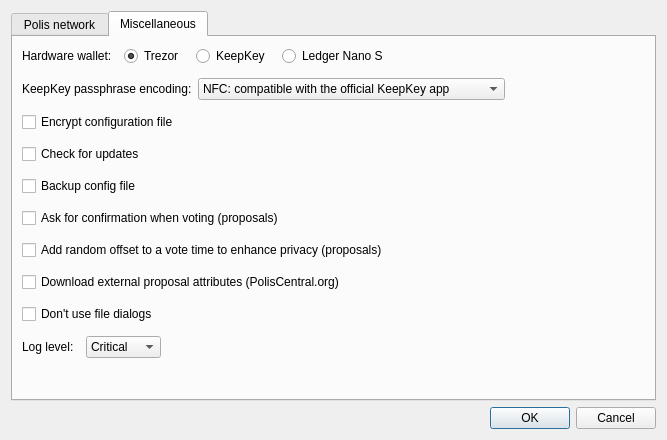
<?xml version="1.0" encoding="UTF-8"?>
<ui version="4.0">
 <class>ConfigDlg</class>
 <widget class="QDialog" name="ConfigDlg">
  <property name="windowModality">
   <enum>Qt::NonModal</enum>
  </property>
  <property name="geometry">
   <rect>
    <x>0</x>
    <y>0</y>
    <width>667</width>
    <height>440</height>
   </rect>
  </property>
  <property name="windowTitle">
   <string>Dialog</string>
  </property>
  <property name="modal">
   <bool>false</bool>
  </property>
  <layout class="QVBoxLayout" name="verticalLayout">
   <property name="spacing">
    <number>6</number>
   </property>
   <property name="sizeConstraint">
    <enum>QLayout::SetDefaultConstraint</enum>
   </property>
   <item>
    <widget class="QTabWidget" name="tabWidget">
     <property name="tabShape">
      <enum>QTabWidget::Rounded</enum>
     </property>
     <property name="currentIndex">
      <number>1</number>
     </property>
     <widget class="QWidget" name="tabPolisd">
      <attribute name="title">
       <string>Polis network</string>
      </attribute>
      <layout class="QVBoxLayout" name="verticalLayout_3">
       <property name="spacing">
        <number>3</number>
       </property>
       <property name="leftMargin">
        <number>3</number>
       </property>
       <property name="topMargin">
        <number>3</number>
       </property>
       <property name="rightMargin">
        <number>3</number>
       </property>
       <property name="bottomMargin">
        <number>3</number>
       </property>
       <item>
        <layout class="QHBoxLayout" name="horizontalLayout_3">
         <item>
          <widget class="QLabel" name="label_2">
           <property name="text">
            <string>Polis network:</string>
           </property>
          </widget>
         </item>
         <item>
          <widget class="QComboBox" name="cboPolisNetwork">
           <item>
            <property name="text">
             <string>MAINNET</string>
            </property>
           </item>
           <item>
            <property name="text">
             <string>TESTNET</string>
            </property>
           </item>
          </widget>
         </item>
         <item>
          <spacer name="horizontalSpacer_5">
           <property name="orientation">
            <enum>Qt::Horizontal</enum>
           </property>
           <property name="sizeHint" stdset="0">
            <size>
             <width>40</width>
             <height>20</height>
            </size>
           </property>
          </spacer>
         </item>
        </layout>
       </item>
       <item>
        <widget class="QFrame" name="frame_2">
         <property name="frameShape">
          <enum>QFrame::StyledPanel</enum>
         </property>
         <property name="frameShadow">
          <enum>QFrame::Raised</enum>
         </property>
         <layout class="QVBoxLayout" name="verticalLayout_6">
          <item>
           <widget class="QSplitter" name="splitter">
            <property name="orientation">
             <enum>Qt::Horizontal</enum>
            </property>
            <property name="opaqueResize">
             <bool>true</bool>
            </property>
            <property name="childrenCollapsible">
             <bool>true</bool>
            </property>
            <widget class="QWidget" name="layoutWidget">
             <layout class="QVBoxLayout" name="layoutConnList" stretch="0,0,0">
              <property name="spacing">
               <number>2</number>
              </property>
              <item>
               <widget class="QFrame" name="frame">
                <property name="frameShape">
                 <enum>QFrame::NoFrame</enum>
                </property>
                <property name="frameShadow">
                 <enum>QFrame::Raised</enum>
                </property>
                <layout class="QHBoxLayout" name="horizontalLayout">
                 <property name="spacing">
                  <number>1</number>
                 </property>
                 <property name="leftMargin">
                  <number>0</number>
                 </property>
                 <property name="topMargin">
                  <number>0</number>
                 </property>
                 <property name="rightMargin">
                  <number>0</number>
                 </property>
                 <property name="bottomMargin">
                  <number>2</number>
                 </property>
                 <item>
                  <widget class="QToolButton" name="btnNewConn">
                   <property name="minimumSize">
                    <size>
                     <width>26</width>
                     <height>26</height>
                    </size>
                   </property>
                   <property name="toolTip">
                    <string>Add New Connection</string>
                   </property>
                   <property name="text">
                    <string/>
                   </property>
                  </widget>
                 </item>
                 <item>
                  <widget class="QToolButton" name="btnDeleteConn">
                   <property name="minimumSize">
                    <size>
                     <width>26</width>
                     <height>26</height>
                    </size>
                   </property>
                   <property name="toolTip">
                    <string>Delete Current Connection</string>
                   </property>
                   <property name="text">
                    <string/>
                   </property>
                  </widget>
                 </item>
                 <item>
                  <widget class="QToolButton" name="btnMoveUpConn">
                   <property name="minimumSize">
                    <size>
                     <width>26</width>
                     <height>26</height>
                    </size>
                   </property>
                   <property name="toolTip">
                    <string>Move Up Current Connection</string>
                   </property>
                   <property name="text">
                    <string/>
                   </property>
                  </widget>
                 </item>
                 <item>
                  <widget class="QToolButton" name="btnMoveDownConn">
                   <property name="minimumSize">
                    <size>
                     <width>26</width>
                     <height>26</height>
                    </size>
                   </property>
                   <property name="toolTip">
                    <string>Move Down Current Connection</string>
                   </property>
                   <property name="text">
                    <string/>
                   </property>
                  </widget>
                 </item>
                 <item>
                  <widget class="QToolButton" name="btnRestoreDefault">
                   <property name="minimumSize">
                    <size>
                     <width>26</width>
                     <height>26</height>
                    </size>
                   </property>
                   <property name="toolTip">
                    <string>Restore Default Connections</string>
                   </property>
                   <property name="text">
                    <string/>
                   </property>
                  </widget>
                 </item>
                 <item>
                  <spacer name="horizontalSpacer">
                   <property name="orientation">
                    <enum>Qt::Horizontal</enum>
                   </property>
                   <property name="sizeHint" stdset="0">
                    <size>
                     <width>40</width>
                     <height>20</height>
                    </size>
                   </property>
                  </spacer>
                 </item>
                </layout>
               </widget>
              </item>
              <item>
               <widget class="QLabel" name="label">
                <property name="text">
                 <string>Connections:</string>
                </property>
               </widget>
              </item>
              <item>
               <widget class="QListWidget" name="lstConns">
                <property name="sizePolicy">
                 <sizepolicy hsizetype="Preferred" vsizetype="Expanding">
                  <horstretch>0</horstretch>
                  <verstretch>0</verstretch>
                 </sizepolicy>
                </property>
                <property name="baseSize">
                 <size>
                  <width>150</width>
                  <height>0</height>
                 </size>
                </property>
                <property name="frameShape">
                 <enum>QFrame::StyledPanel</enum>
                </property>
                <property name="selectionMode">
                 <enum>QAbstractItemView::ExtendedSelection</enum>
                </property>
               </widget>
              </item>
             </layout>
            </widget>
            <widget class="QFrame" name="detailsFrame">
             <property name="sizePolicy">
              <sizepolicy hsizetype="Expanding" vsizetype="Preferred">
               <horstretch>0</horstretch>
               <verstretch>0</verstretch>
              </sizepolicy>
             </property>
             <property name="frameShape">
              <enum>QFrame::StyledPanel</enum>
             </property>
             <property name="midLineWidth">
              <number>0</number>
             </property>
             <layout class="QVBoxLayout" name="verticalLayout_4">
              <property name="topMargin">
               <number>12</number>
              </property>
             </layout>
            </widget>
           </widget>
          </item>
          <item>
           <layout class="QVBoxLayout" name="verticalLayout_5">
            <property name="sizeConstraint">
             <enum>QLayout::SetDefaultConstraint</enum>
            </property>
            <item>
             <widget class="QCheckBox" name="chbRandomConn">
              <property name="toolTip">
               <string>Pick random connection to distribute clients' load over multiple nodes.</string>
              </property>
              <property name="text">
               <string>Pick random connection</string>
              </property>
             </widget>
            </item>
           </layout>
          </item>
         </layout>
        </widget>
       </item>
      </layout>
     </widget>
     <widget class="QWidget" name="tabMisc">
      <attribute name="title">
       <string>Miscellaneous</string>
      </attribute>
      <layout class="QVBoxLayout" name="verticalLayout_2">
       <property name="spacing">
        <number>12</number>
       </property>
       <item>
        <layout class="QHBoxLayout" name="layHardwareWallet">
         <item>
          <widget class="QLabel" name="label_3">
           <property name="text">
            <string>Hardware wallet:</string>
           </property>
           <property name="alignment">
            <set>Qt::AlignLeading|Qt::AlignLeft|Qt::AlignVCenter</set>
           </property>
           <property name="margin">
            <number>0</number>
           </property>
          </widget>
         </item>
         <item>
          <widget class="QRadioButton" name="chbHwTrezor">
           <property name="minimumSize">
            <size>
             <width>60</width>
             <height>0</height>
            </size>
           </property>
           <property name="maximumSize">
            <size>
             <width>16777215</width>
             <height>16777215</height>
            </size>
           </property>
           <property name="text">
            <string>Trezor</string>
           </property>
           <property name="checked">
            <bool>true</bool>
           </property>
          </widget>
         </item>
         <item>
          <widget class="QRadioButton" name="chbHwKeepKey">
           <property name="minimumSize">
            <size>
             <width>70</width>
             <height>0</height>
            </size>
           </property>
           <property name="maximumSize">
            <size>
             <width>16777215</width>
             <height>16777215</height>
            </size>
           </property>
           <property name="text">
            <string>KeepKey</string>
           </property>
          </widget>
         </item>
         <item>
          <widget class="QRadioButton" name="chbHwLedgerNanoS">
           <property name="text">
            <string>Ledger Nano S</string>
           </property>
          </widget>
         </item>
         <item>
          <spacer name="horizontalSpacer_2">
           <property name="orientation">
            <enum>Qt::Horizontal</enum>
           </property>
           <property name="sizeHint" stdset="0">
            <size>
             <width>40</width>
             <height>20</height>
            </size>
           </property>
          </spacer>
         </item>
        </layout>
       </item>
       <item>
        <widget class="QWidget" name="wdgKeepkeyPassEncoding" native="true">
         <layout class="QHBoxLayout" name="horizontalLayout_2">
          <property name="leftMargin">
           <number>0</number>
          </property>
          <property name="topMargin">
           <number>0</number>
          </property>
          <property name="rightMargin">
           <number>0</number>
          </property>
          <property name="bottomMargin">
           <number>0</number>
          </property>
          <item>
           <widget class="QLabel" name="lblKeepkeyPassEncoding">
            <property name="text">
             <string>KeepKey passphrase encoding:</string>
            </property>
            <property name="openExternalLinks">
             <bool>true</bool>
            </property>
           </widget>
          </item>
          <item>
           <widget class="QComboBox" name="cboKeepkeyPassEncoding">
            <property name="sizePolicy">
             <sizepolicy hsizetype="Preferred" vsizetype="Fixed">
              <horstretch>0</horstretch>
              <verstretch>0</verstretch>
             </sizepolicy>
            </property>
            <item>
             <property name="text">
              <string>NFC: compatible with the official KeepKey app</string>
             </property>
            </item>
            <item>
             <property name="text">
              <string>NFKD: compatible with BIP-39 standard and Trezor</string>
             </property>
            </item>
           </widget>
          </item>
          <item>
           <spacer name="horizontalSpacer_4">
            <property name="orientation">
             <enum>Qt::Horizontal</enum>
            </property>
            <property name="sizeHint" stdset="0">
             <size>
              <width>40</width>
              <height>20</height>
             </size>
            </property>
           </spacer>
          </item>
         </layout>
        </widget>
       </item>
       <item>
        <widget class="QCheckBox" name="chbEncryptConfigFile">
         <property name="toolTip">
          <string>&lt;html&gt;&lt;head/&gt;&lt;body&gt;&lt;p&gt;Encrypts configuration file with hardware wallet. &lt;/p&gt;&lt;p&gt;You will need your hardware wallet connected to open the file.&lt;/p&gt;&lt;/body&gt;&lt;/html&gt;</string>
         </property>
         <property name="text">
          <string>Encrypt configuration file</string>
         </property>
        </widget>
       </item>
       <item>
        <widget class="QCheckBox" name="chbCheckForUpdates">
         <property name="text">
          <string>Check for updates</string>
         </property>
        </widget>
       </item>
       <item>
        <widget class="QCheckBox" name="chbBackupConfigFile">
         <property name="toolTip">
          <string>If checked, old config file will be saved when changing configuration</string>
         </property>
         <property name="text">
          <string>Backup config file</string>
         </property>
        </widget>
       </item>
       <item>
        <widget class="QCheckBox" name="chbConfirmWhenVoting">
         <property name="text">
          <string>Ask for confirmation when voting (proposals)</string>
         </property>
        </widget>
       </item>
       <item>
        <widget class="QCheckBox" name="chbAddRandomOffsetToVotingTime">
         <property name="text">
          <string>Add random offset to a vote time to enhance privacy (proposals)</string>
         </property>
        </widget>
       </item>
       <item>
        <widget class="QCheckBox" name="chbDownloadProposalExternalData">
         <property name="text">
          <string>Download external proposal attributes (PolisCentral.org)</string>
         </property>
        </widget>
       </item>
       <item>
        <widget class="QCheckBox" name="chbDontUseFileDialogs">
         <property name="toolTip">
          <string/>
         </property>
         <property name="text">
          <string>Don't use file dialogs</string>
         </property>
        </widget>
       </item>
       <item>
        <layout class="QHBoxLayout" name="hlLogLevel">
         <item>
          <widget class="QLabel" name="lblLogLevel">
           <property name="text">
            <string>Log level:</string>
           </property>
          </widget>
         </item>
         <item>
          <widget class="QComboBox" name="cboLogLevel">
           <item>
            <property name="text">
             <string>Critical</string>
            </property>
           </item>
           <item>
            <property name="text">
             <string>Error</string>
            </property>
           </item>
           <item>
            <property name="text">
             <string>Warning</string>
            </property>
           </item>
           <item>
            <property name="text">
             <string>Info</string>
            </property>
           </item>
           <item>
            <property name="text">
             <string>Debug</string>
            </property>
           </item>
          </widget>
         </item>
         <item>
          <spacer name="horizontalSpacer_3">
           <property name="orientation">
            <enum>Qt::Horizontal</enum>
           </property>
           <property name="sizeHint" stdset="0">
            <size>
             <width>40</width>
             <height>20</height>
            </size>
           </property>
          </spacer>
         </item>
        </layout>
       </item>
       <item>
        <spacer name="verticalSpacer">
         <property name="orientation">
          <enum>Qt::Vertical</enum>
         </property>
         <property name="sizeHint" stdset="0">
          <size>
           <width>20</width>
           <height>40</height>
          </size>
         </property>
        </spacer>
       </item>
      </layout>
     </widget>
    </widget>
   </item>
   <item>
    <widget class="QDialogButtonBox" name="buttonBox">
     <property name="orientation">
      <enum>Qt::Horizontal</enum>
     </property>
     <property name="standardButtons">
      <set>QDialogButtonBox::Cancel|QDialogButtonBox::Ok</set>
     </property>
    </widget>
   </item>
  </layout>
 </widget>
 <resources/>
 <connections>
  <connection>
   <sender>buttonBox</sender>
   <signal>accepted()</signal>
   <receiver>ConfigDlg</receiver>
   <slot>accept()</slot>
   <hints>
    <hint type="sourcelabel">
     <x>248</x>
     <y>254</y>
    </hint>
    <hint type="destinationlabel">
     <x>157</x>
     <y>274</y>
    </hint>
   </hints>
  </connection>
  <connection>
   <sender>buttonBox</sender>
   <signal>rejected()</signal>
   <receiver>ConfigDlg</receiver>
   <slot>reject()</slot>
   <hints>
    <hint type="sourcelabel">
     <x>316</x>
     <y>260</y>
    </hint>
    <hint type="destinationlabel">
     <x>286</x>
     <y>274</y>
    </hint>
   </hints>
  </connection>
 </connections>
</ui>
